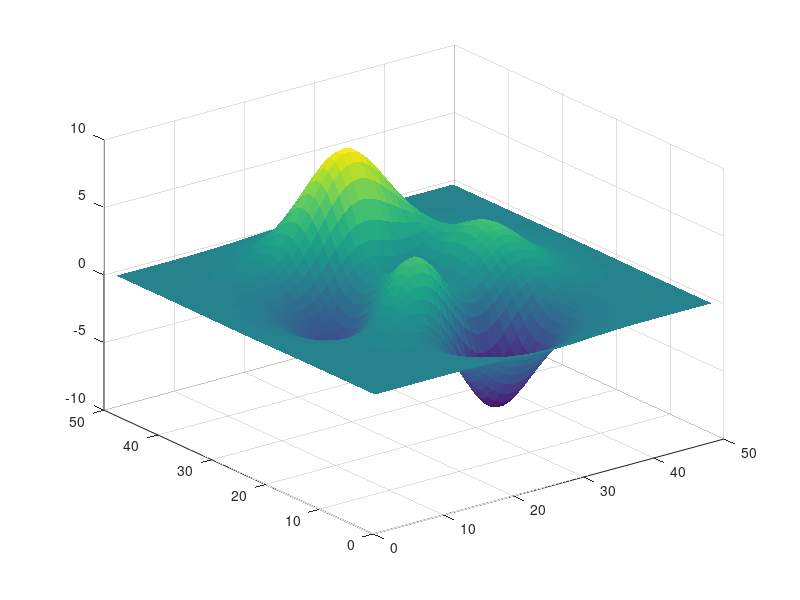

The MATLAB source for this figure: (Note: this script raises an error after producing the figure.)
% demo1
surf(peaks,'EdgeColor','w','EdgeAlpha',.3)
% 使用slanCM的彩虹配色
colormap(slanCM('rainbow'))


% 修饰一下
ax=gca;
ax.Projection='perspective';
ax.LineWidth=1.2;
ax.XMinorTick='on';
ax.YMinorTick='on';
ax.ZMinorTick='on';
ax.GridLineStyle=':';
view(-37,42) 